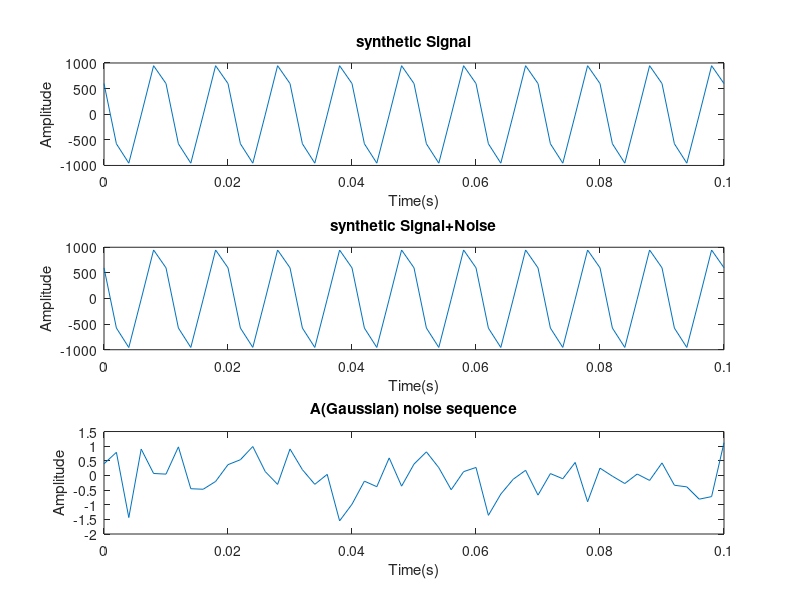
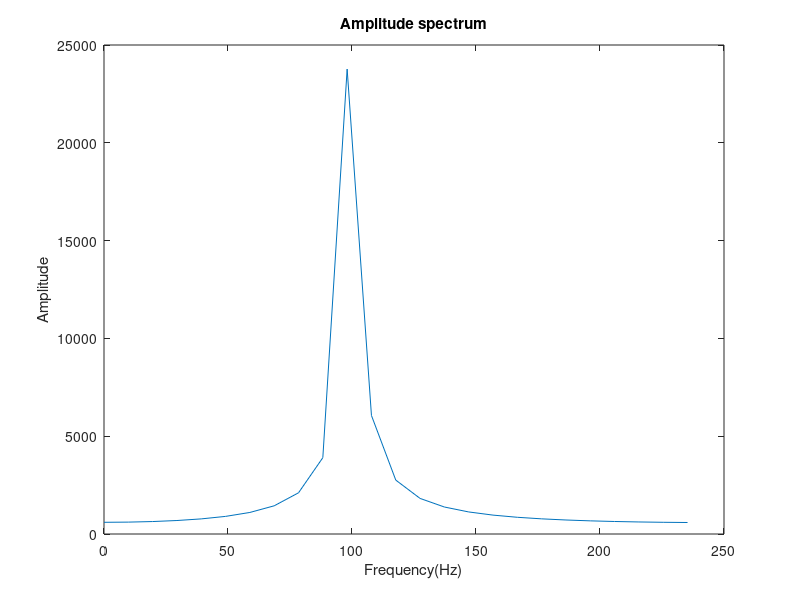

Reproduce these figures in MATLAB, in order. (Note: this script raises an error after producing the figures.)


clc;
close all;
clear all;
F=100;
A=1000;
phi=2.5;
dt=0.002;
fs=1/dt;
t=0:dt:0.1;
s1=A*sin((2*pi*F*t)+phi);
M=mean(s1);
noise=M*0.05*randn(size(s1));
s2=s1+noise;

%% FFT
ff=fft(s1);
ff=abs(ff);
N=length(ff);
ff=ff(1:N/2);
xff=(0:N/2-1).*fs/N;
figure(1);
subplot(3,1,1),plot(t,s1);
xlabel('Time(s)'), ylabel('Amplitude');title('synthetic Signal');
subplot(3,1,2),plot(t,s2);
xlabel('Time(s)'), ylabel('Amplitude');title('synthetic Signal+Noise');
subplot(3,1,3),plot(t,noise);
xlabel('Time(s)'), ylabel('Amplitude');title('A(Gaussian) noise sequence');
figure(2)
plot(xff,ff);
xlabel('Frequency(Hz)'), ylabel('Amplitude');title('Amplitude spectrum');

%% part2--Levenberg-Marquardt method
A0=25;
F0=100;
phi0=3;
X=[A0;F0;phi0];

s1=A*sin((2*pi*F*t)+phi);
s=s1';
M=mean(s);
noise=M*0.05*randn(size(s));
s_obs=s+noise;

lambda=100;
for i=1:10
[g]=forward02(X);
delta_d=s_obs-s;
j=jacobian02(X);
    delta_m=inv((j'*j)+(lambda*eye))*(j'*delta_d);
X=delta_m+X;
lambda=lambda/2;

    if (norm(j)<0.0001)
        break
    end

end
disp(delta_m)


